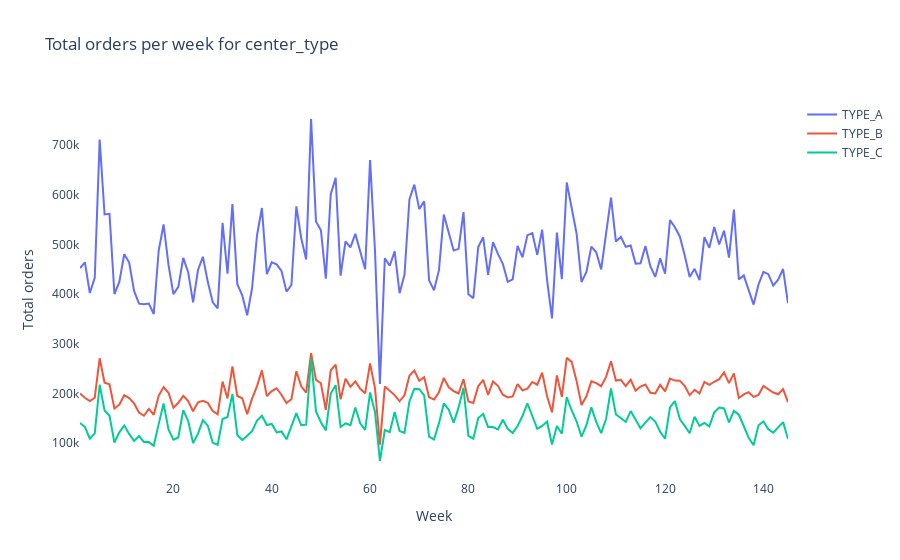

Source (notebook cell):
### Markdown cell above
Overlapped graphs for comparision

### Code cell
import plotly.graph_objs as go
import plotly.offline as pyoff
for i in cat_var:
    grp=df.groupby([i])
    grp=pd.DataFrame(grp)
    lis=grp[0]
    x=0
    plot_data=[]
    for j in lis:
        print(i)
        print(j)
        data = df[df[i]==j]
        data = pd.DataFrame(data)
        tot_orders = data.groupby(['week'])['num_orders'].sum()
        tot_orders = pd.DataFrame(tot_orders)
       
        plot_data.append(go.Scatter(
                x=tot_orders.index,
                y=tot_orders['num_orders'],
                name=str(j),
                #marker = dict(color = colors[x%12])
                #x_axis="OTI",
                #y_axis="time",
            ))
        
        x+=1
    plot_layout = go.Layout(
            title='Total orders per week for '+str(i),
            yaxis_title='Total orders',
            xaxis_title='Week',
            plot_bgcolor='rgba(0,0,0,0)'
        )
    fig = go.Figure(data=plot_data, layout=plot_layout)
    pyoff.iplot(fig)

### Figure 1 — Plotly figure (JSON) as saved in the notebook; plotly's stock layout.template omitted (floating-point values rounded to 4 significant figures; data arrays with more than 128 entries replaced by an {"elided": "..."} marker saying what was removed)
{"data": [{"name": "TYPE_A", "type": "scatter", "x": {"elided": "145 int values"}, "y": {"elided": "145 int values"}}, {"name": "TYPE_B", "type": "scatter", "x": {"elided": "145 int values"}, "y": {"elided": "145 int values"}}, {"name": "TYPE_C", "type": "scatter", "x": {"elided": "145 int values"}, "y": {"elided": "145 int values"}}], "layout": {"plot_bgcolor": "rgba(0,0,0,0)", "title": {"text": "Total orders per week for center_type"}, "xaxis": {"title": {"text": "Week"}}, "yaxis": {"title": {"text": "Total orders"}}}}
